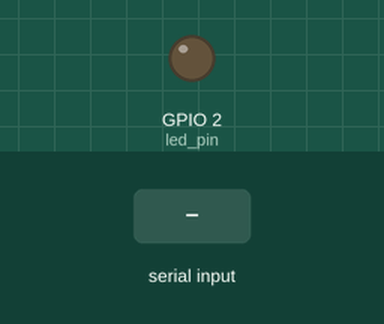
This sketch was run on a simulated ESP32. Parts: output pins drawn as LEDs (lit = HIGH). The inputs (shaded band) are chosen by the test bench. What the sketch prints to the serial monitor is not drawn.

Above: at 1.8 s.
1.9 s: byte 30 received over Serial
At 2.8 s:
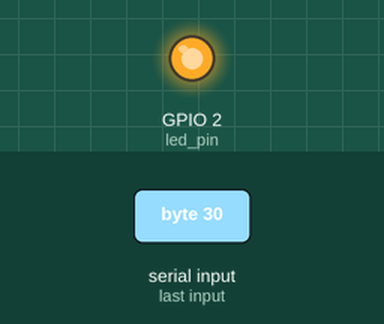
3.4 s: byte 90 received over Serial
4.9 s: byte 120 received over Serial
At 11.3 s:
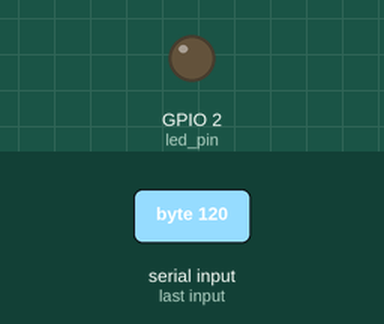
Timing chart, 0 to 12.4 s (numbered marks = the images above; inputs shaded):
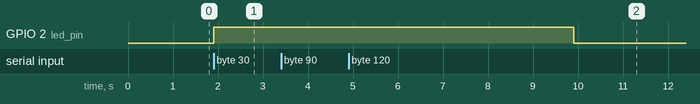

Measured:
- after the input at 1.9 s, GPIO 2 (led_pin): LOW → HIGH at once
- after the input at 3.4 s, every drawn part: stays the same
- after the input at 4.9 s, GPIO 2 (led_pin): HIGH → LOW after 5.0 s instead of 3.5 s

The sketch:

Software_timer.ino
```cpp
// Use only core 1 for demo purposes
#if CONFIG_FREERTOS_UNICORE
  static const BaseType_t app_cpu = 0;
#else
  static const BaseType_t app_cpu = 1;
#endif

// Settings
static const TickType_t dim_delay = 5000 / portTICK_PERIOD_MS;

// Pins (change this if your Arduino board does not have LED_BUILTIN defined)
#define LED_BUILTIN 2 //my model doesnt have builtin LED, so have to manually define it first
static const int led_pin = LED_BUILTIN;

// Globals
static TimerHandle_t one_shot_timer = NULL;

//*****************************************************************************
// Callbacks

// Turn off LED when timer expires
void autoDimmerCallback(TimerHandle_t xTimer) {
  digitalWrite(led_pin, LOW);
}

//*****************************************************************************
// Tasks

// Echo things back to serial port, turn on LED when while entering input
void doCLI(void *parameters) {

  char c;

  // Configure LED pin
  pinMode(led_pin, OUTPUT);

  while (1) {

    // See if there are things in the input serial buffer
    if (Serial.available() > 0) {

      // If so, echo everything back to the serial port
      c = Serial.read();
      Serial.print(c);

      // Turn on the LED
      digitalWrite(led_pin, HIGH);

      // Start timer (if timer is already running, this will act as
      // xTimerReset() instead)
      xTimerStart(one_shot_timer, portMAX_DELAY);
    }
  }
}

//*****************************************************************************
// Main (runs as its own task with priority 1 on core 1)

void setup() {

  // Configure Serial
  Serial.begin(115200);

  // Wait a moment to start (so we don't miss Serial output)
  vTaskDelay(1000 / portTICK_PERIOD_MS);
  Serial.println();
  Serial.println("---FreeRTOS Timer Solution---");

  // Create a one-shot timer
  one_shot_timer = xTimerCreate(
                      "One-shot timer",     // Name of timer
                      dim_delay,            // Period of timer (in ticks)
                      pdFALSE,              // Auto-reload
                      (void *)0,            // Timer ID
                      autoDimmerCallback);  // Callback function

  // Start command line interface (CLI) task
  xTaskCreatePinnedToCore(doCLI,
                          "Do CLI",
                          1024,
                          NULL,
                          1,
                          NULL,
                          app_cpu);

  // Delete "setup and loop" task
  vTaskDelete(NULL);
}

void loop() {
  // Execution should never get here
}
```
